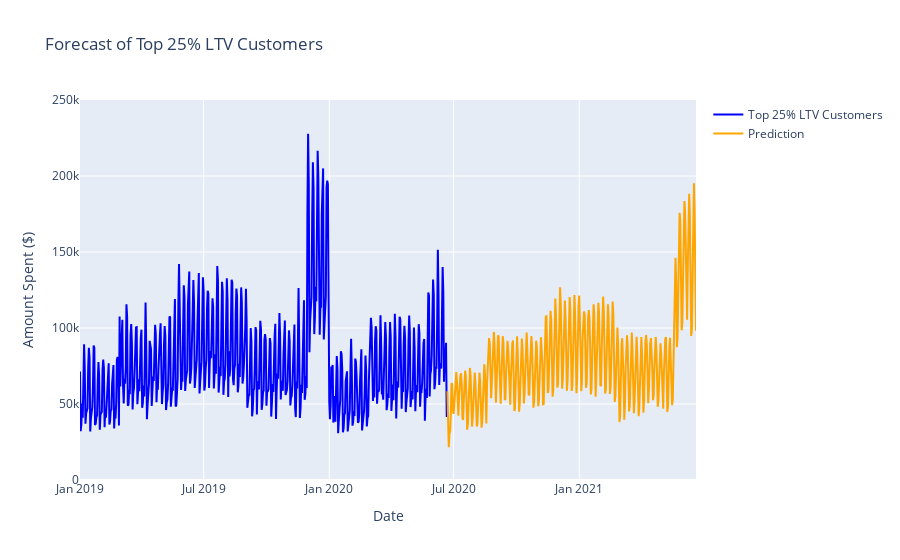

Write notebook code for a chart like this one.
### Code cell
# Create one dataframe containing the top 25% cc's by LTV score total spend per day and append the predictions at the end.
ss = pd.concat([topltvcustomers_groupby,pred])
ss.rename(columns={"predicted_mean":"predictedspend"},inplace=True)

fig = go.Figure()
fig.add_trace(go.Scatter(x=ss.index,y=ss["totalspend"],mode="lines",name="Top 25% LTV Customers",line=dict(color="blue",width=2)))
fig.add_trace(go.Scatter(x=ss.index,y=ss["predictedspend"],mode="lines",name="Prediction",line=dict(color="orange",width=2)))

fig.update_layout(title="ARIMA Forecast of Top 25% LTV Customers",xaxis_title="Date",yaxis_title="Amount Spent ($)",showlegend=True)
fig.update_yaxes(range=[0, 250000])

### Figure 1 — Plotly figure (JSON) as saved in the notebook; plotly's stock layout.template omitted (floating-point values rounded to 4 significant figures; data arrays with more than 128 entries replaced by an {"elided": "..."} marker saying what was removed)
{"data": [{"line": {"color": "blue", "width": 2}, "mode": "lines", "name": "Top 25% LTV Customers", "type": "scatter", "x": {"elided": "902 str values"}, "y": {"elided": "902 float values"}}, {"line": {"color": "orange", "width": 2}, "mode": "lines", "name": "Prediction", "type": "scatter", "x": {"elided": "902 str values"}, "y": {"elided": "902 float values"}}], "layout": {"showlegend": true, "title": {"text": "Forecast of Top 25% LTV Customers"}, "xaxis": {"title": {"text": "Date"}}, "yaxis": {"range": [0, 250000], "title": {"text": "Amount Spent ($)"}}}}
